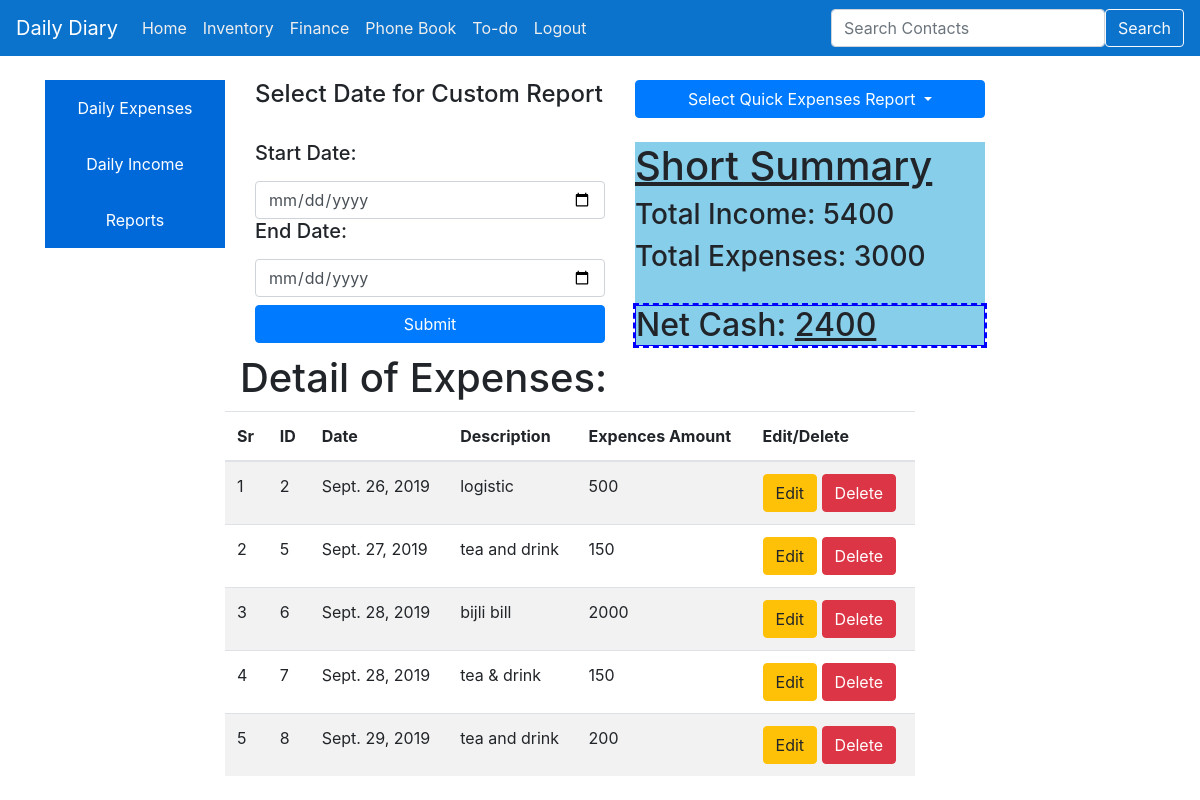
/last7daysexpensesreport (signed in), run on an earlier commit of the app's database.
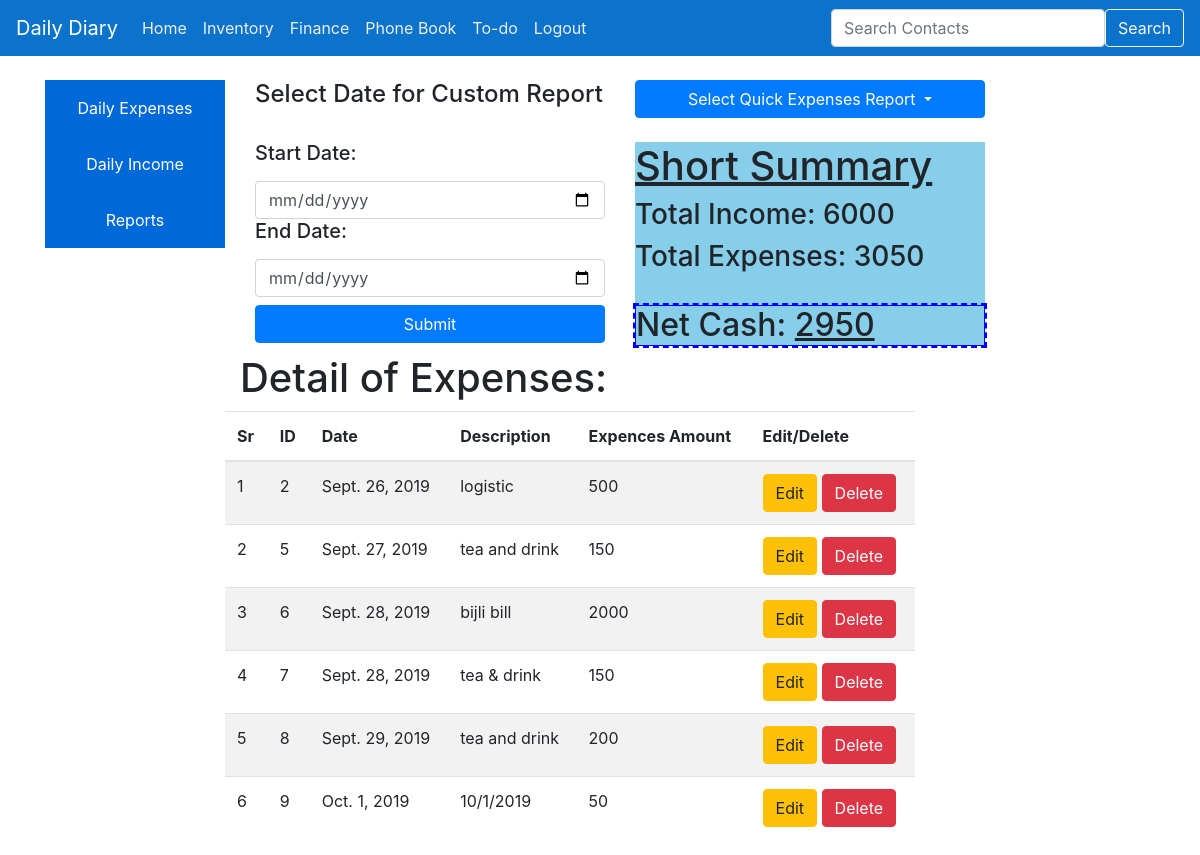
And on a later commit of the database.
### blog/models.py (models this page shows, shortened)
class Expenses(models.Model):
    reg_date = models.DateField(auto_now_add=True)
    exp_id = models.AutoField(primary_key=True)  # F
    description = models.CharField(max_length=200)
    expenses_value = models.IntegerField()

### blog/views.py (the view)
# urls.py: path('last7daysexpensesreport', views.LSD_expenses),
@login_required(login_url='/login/')
def LSD_expenses(request):
    today = datetime.date.today()
    tdalta =datetime.timedelta(days=7)
    yesterday = today - tdalta
    total = 0
    myexpenses = Expenses.objects.filter(reg_date__gte = yesterday, reg_date__lte=today)
    total = Income.objects.filter(reg_date__gte = yesterday, reg_date__lte=today).aggregate( Sum('income_value'))
    totalexp = Expenses.objects.filter(reg_date__gte = yesterday, reg_date__lte=today).aggregate( Sum('expenses_value'))
    incometotal = total.get('income_value__sum')
    exp_total = totalexp.get('expenses_value__sum')
    if exp_total is None:
        exp_total = 0
    if incometotal is None:
        incometotal = 0
    netcash = incometotal - exp_total
    return render(request, 'blog/expenses_report.html', {'formurl':"expnesesreport", 'Expenses':myexpenses, 'total': total, 'totalexp' : totalexp, 'netcash' : netcash})

### templates/blog/expenses_report.html (shortened to what this page needs)
{% extends "blog/innerbase.html"%}
{% block result_block %}
<div class="row bg-lighgray">
<div class="col">
<br>
<h4>Select Date for Custom Report</h4>
<br>
      <form id = "CDP" method="POST" action="{{formurl}}">
        <label><h5> Start Date:</h5></label>
        <input required type="date" name="htmldate" class="form-control ">
        <label><h5> End Date:</h5></label>
        <input required type="date" name="htmldate1" class="form-control ">
        <button type="submit" name = "submit" class="btn btn-primary btn-block mt-2 ">Submit</button>
      </form>
    </div>
<div class="col">
  <br>
  <div class="dropdown">
  <button class="btn btn-primary btn-block dropdown-toggle" type="button" id="dropdownMenu2" data-toggle="dropdown" aria-haspopup="true" aria-expanded="false">
  Select Quick Expenses Report
  </button>
<br>
  <div class="a">
    <h1><u>Short Summary</u></h1>
  <h3>Total Income:  {{total.income_value__sum}}</h3>
  <h3>Total Expenses: {{totalexp.expenses_value__sum}}</h3>
  <div class="a" background-color:Red;><br>
    <h2>Net Cash: <u>{{netcash}}</u></h2>
  </div>
  </div>
</div>
</div>
<br>
<center><h1>Detail of Expenses:</h1></center>
<div class="row bg-lighgray">
  <div class="col">
  </div>
    <table class="css-serial table table-striped " data-toggle="table" data-classes="table table-hover table-condensed"data-striped="true"data-sort-order="desc">
      <thead calss= "thead-dark">
        <tr>
          <th>Sr</th>
          <th >ID</th>
          <th class="th-sm data-field="Name" data-sortable="true">Date</th>
          <th class="th-sm">Description</th>
          <th class="th-sm data-field="Name" data-sortable="true">Expences Amount</th>
          <th>Edit/Delete</th>
          </tr>
      </thead>
      <tbody>
        {% for object in Expenses %}
        <tr>
          <td></td>
        <td >{{object.exp_id }}</td>
        <td>{{object.reg_date }}</td>
        <td>{{object.description}}</td>
        <td>{{object.expenses_value}}</td>
        <td>
        <a href="/editexpenses/{{object.exp_id}}"><button class="btn btn-warning">Edit</button> </a>
        <a href="/deleteexpenses/{{object.exp_id}}" <button class="btn btn-danger" onclick="return confirm('Are you sure you want to delete this item?');">Delete</button>
        </td>
        </tr>
        {% endfor%}
      </tbody>
  </table>
  </div>
{% endblock %}

What changed in the data, as far as the page shows it:
added Expenses: exp_id "9", reg_date "Oct. 1, 2019", description "10/1/2019", expenses_value "50"
Also different on the page:
{{ total.income_value__sum }}: "5400" → "6000"
{{ totalexp.expenses_value__sum }}: "3000" → "3050"
{{ netcash }}: "2400" → "2950"
